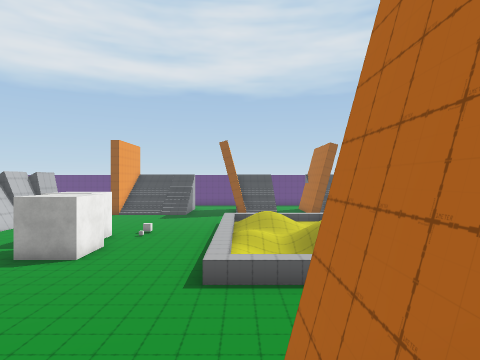
[1] (above)

17 first-person views from a walk through a Unity game level. The camera is 1.3 m above the floor, looks level and sees 75° across. The floor is counted in squares, 2 m on a side. Each view is taken from the middle of a square. On the plan, view 1 faces up. The plan holds only what a view shows up to about 10 squares ahead; the rest is blank. The place goes on beyond the plan. Some animated figures are not drawn. Some surface patterns are stand-ins.

[2]
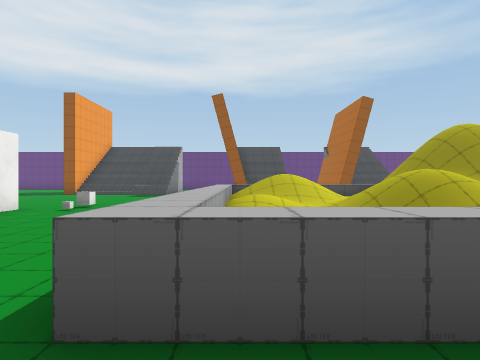

[3]
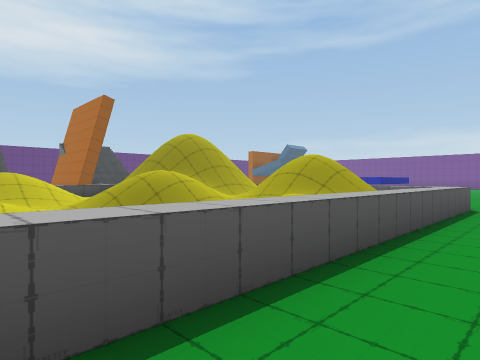

[4]
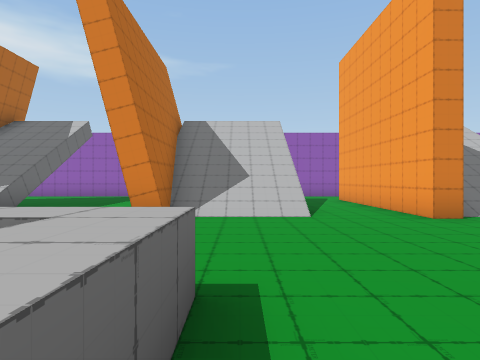

[5]
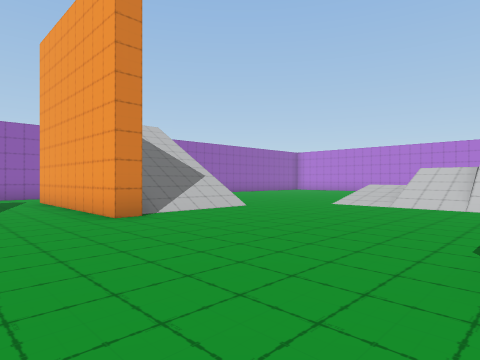

[6]
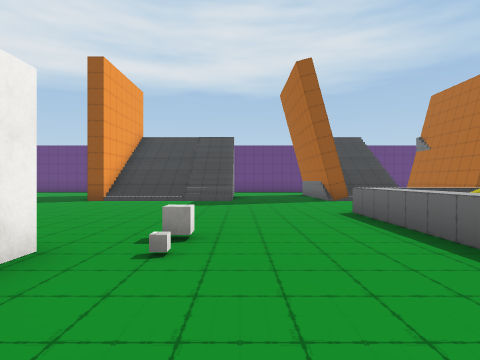

[7]
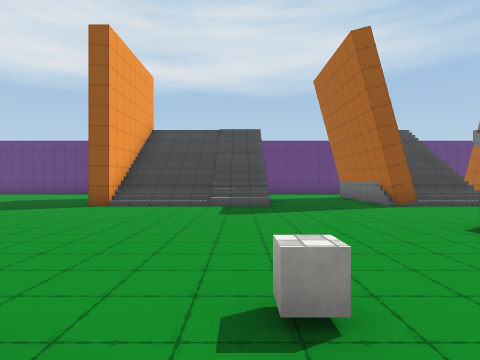

[8]
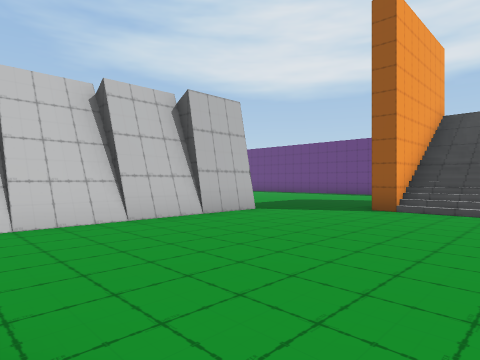

[9]
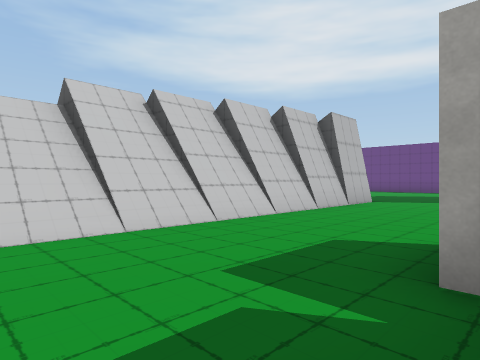

[10]
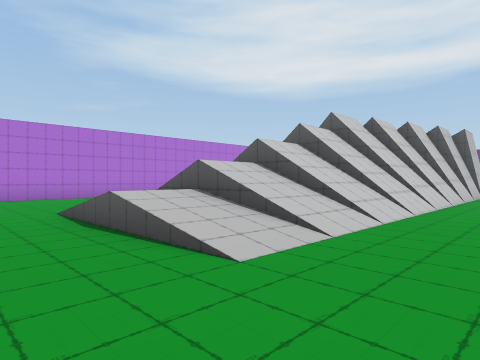

[11]
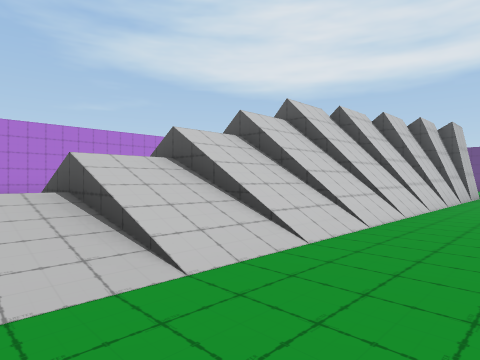

[12]
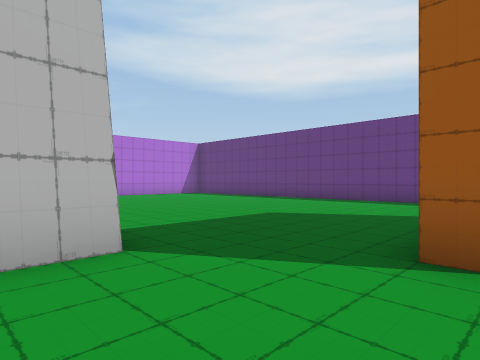

[13]
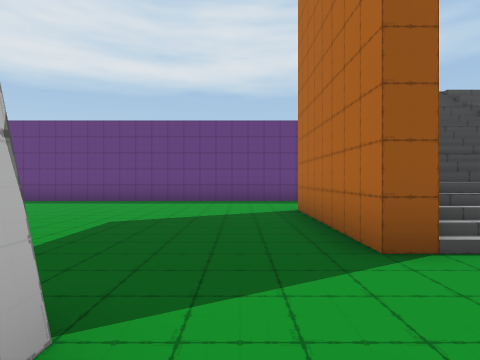

[14]
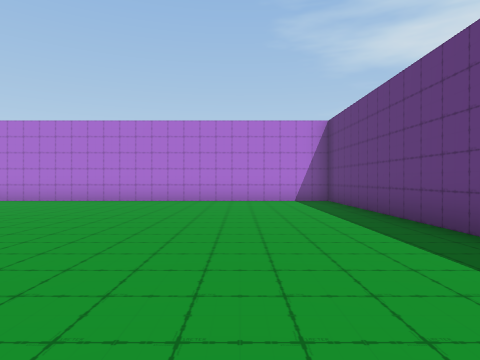

[15]
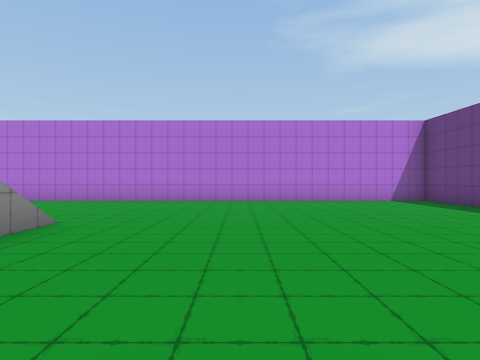

[16]
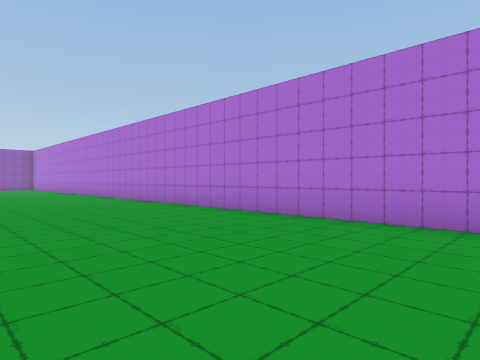

[17]
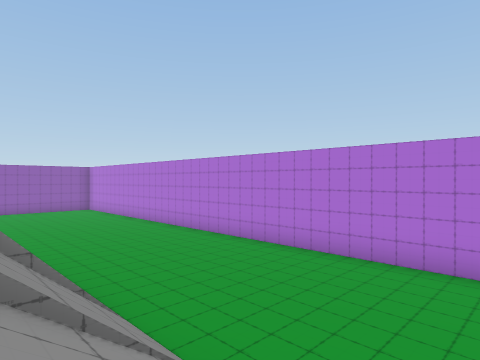

### Floor plan
Key: @ floor where view 1 was taken; # wall or solid block; . floor; / step, stairs or slope; = window, fence, low wall or low ledge; ^ raised ledge; v drop or lower ground; C cube.
Columns run from 20 left of view 1 to 4 right of it. Each row starts with its distance up from view 1.
 26 ##############
 25 #............
 24 #............
 23 #............///
 22 #...........#////
 21 #...........#/////..#//
 20 #...........#/////..#//
 19 #...........#/////..#//
 18 #.....................
 17 #.....//  #...........
 16 #.....   /=..........
 15 #..... / /v.........^^ ^^
 14 #....    v#.........^
 13 #.....///v#.........^^^ ^
 12 #.....///##.....C...^^^ ^
 11 #...../////...##....^^^^^
 10 #.....  ///.........^^^^^
  9 #.....  ///....#....^  ^^
  8 #..... ////.........^   ^
  7 #..... ////.........^^^^^
  6 #.....  ///..............
  5 #..... ////..............
  4 #...../////...........
  3   ...................
  2         ....///#..///#
  1             ///#..///#
  0             ///#..//@#../
 -1             ./ #..///#...
 -2                #..///  ..
 -3                 .
 -4                 .
 -5                 #

Where each view was taken, in squares from view 1:
view 1: 0 up, 0 right, facing up
view 2: 5 up, 0 right, facing up
view 3: 5 up, 0 right, facing up-right
view 4: 8 up, 1 left, facing down
view 5: 8 up, 2 left, facing down-left
view 6: 9 up, 3 left, facing up
view 7: 11 up, 4 left, facing up
view 8: 12 up, 5 left, facing up-left
view 9: 8 up, 6 left, facing up-left
view 10: 2 up, 8 left, facing up-left
view 11: 4 up, 8 left, facing up-left
view 12: 16 up, 7 left, facing up-left
view 13: 16 up, 9 left, facing up
view 14: 23 up, 10 left, facing left
view 15: 20 up, 10 left, facing left
view 16: 19 up, 15 left, facing down-left
view 17: 15 up, 13 left, facing down-left
